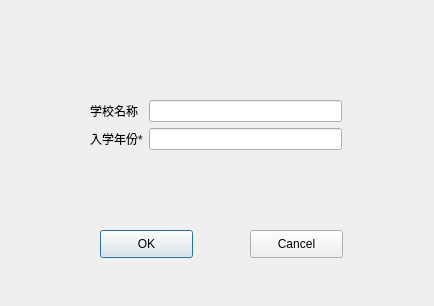
<?xml version="1.0" encoding="UTF-8"?>
<ui version="4.0">
 <class>addSchool</class>
 <widget class="QDialog" name="addSchool">
  <property name="geometry">
   <rect>
    <x>0</x>
    <y>0</y>
    <width>434</width>
    <height>306</height>
   </rect>
  </property>
  <property name="windowTitle">
   <string>Dialog</string>
  </property>
  <widget class="QPushButton" name="pushButton">
   <property name="geometry">
    <rect>
     <x>100</x>
     <y>230</y>
     <width>93</width>
     <height>28</height>
    </rect>
   </property>
   <property name="text">
    <string>OK</string>
   </property>
  </widget>
  <widget class="QPushButton" name="pushButton_2">
   <property name="geometry">
    <rect>
     <x>250</x>
     <y>230</y>
     <width>93</width>
     <height>28</height>
    </rect>
   </property>
   <property name="text">
    <string>Cancel</string>
   </property>
  </widget>
  <widget class="QWidget" name="layoutWidget">
   <property name="geometry">
    <rect>
     <x>90</x>
     <y>100</y>
     <width>252</width>
     <height>51</height>
    </rect>
   </property>
   <layout class="QGridLayout" name="gridLayout">
    <item row="0" column="0">
     <widget class="QLabel" name="label">
      <property name="text">
       <string>学校名称</string>
      </property>
     </widget>
    </item>
    <item row="1" column="0">
     <widget class="QLabel" name="label_2">
      <property name="text">
       <string>入学年份*</string>
      </property>
     </widget>
    </item>
    <item row="1" column="1">
     <widget class="QLineEdit" name="lineEdit_2"/>
    </item>
    <item row="0" column="1">
     <widget class="QLineEdit" name="lineEdit"/>
    </item>
   </layout>
  </widget>
 </widget>
 <resources/>
 <connections/>
</ui>
